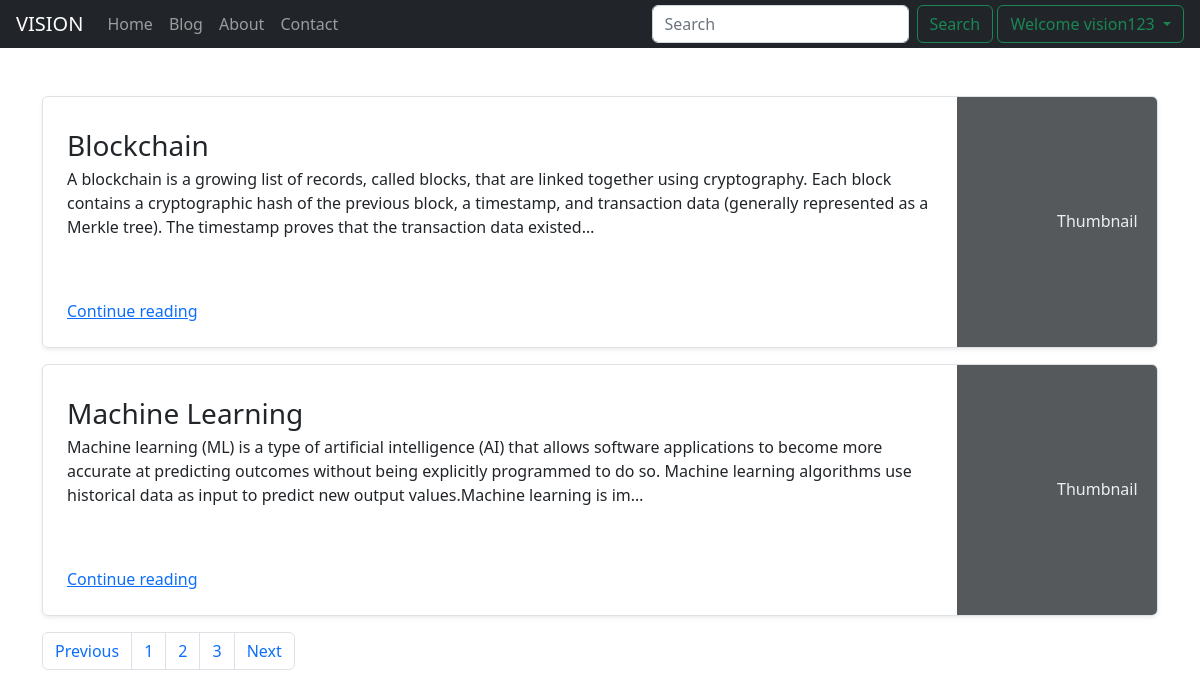
Screenshot of /blog/ (signed in) with the database file from the repository.
### blog/models.py (models this page shows, shortened)
class Postblog(models.Model):
    sno=models.AutoField(primary_key=True)
    title=models.CharField(max_length=50)
    author=models.CharField(max_length=13)
    content=models.TextField()
    slug=models.CharField(max_length=130)
    timeStamp= models.DateTimeField(blank=True)

### blog/views.py (the view)
# urls.py: path('', views.blogHome, name='blogHome'),
def blogHome(request):
    allPosts=Postblog.objects.all()
    context={'allPosts':allPosts}
    return render(request,"blog/blogHome.html",context)

### templates/blog/blogHome.html (shortened to what this page needs)
{% extends 'base.html' %}
{%block blogactive%} active {%endblock blogactive%}
{% block body %}
<div class="container my-5 ">
  {% for post in allPosts %}
  <div class="row mb-6 ">
    <div class="col-md-16">
      <div class="row g-0 border rounded overflow-hidden flex-md-row mb-3 shadow-sm h-md-150 position-relative">
        <div class="col p-4 d-flex flex-column position-static">
          <h3 class="mb-0">{{post.title}}</h3>
          <p class="card-text mb-auto">{{post.content|truncatechars:300}}</p>
          <a href="{{post.slug}}" class="stretched-link">Continue reading</a>
        </div>
        <div class="col-auto d-none d-lg-block">
          <svg class="bd-placeholder-img" width="200" height="250" xmlns="http://www.w3.org/2000/svg" role="img" aria-label="Placeholder: Thumbnail" preserveAspectRatio="xMidYMid slice" focusable="false"><title>Placeholder</title><rect width="100%" height="100%" fill="#55595c"></rect><text x="50%" y="50%" fill="#eceeef" dy=".3em">Thumbnail</text></svg>
        </div>
      </div>
    </div>
  </div>
  {% endfor %}
  <nav aria-label="Page navigation example">  <ul class="pagination">
      <li class="page-item"><a class="page-link" href="#">Previous</a></li>
      <li class="page-item"><a class="page-link" href="#">1</a></li>
      <li class="page-item"><a class="page-link" href="#">2</a></li>
      <li class="page-item"><a class="page-link" href="#">3</a></li>
      <li class="page-item"><a class="page-link" href="#">Next</a></li>
    </ul>
  </nav>
  {% endblock body %}

### templates/base.html (shortened to what this page needs)
<!doctype html>
<html lang="en">
  <head>
    <link href="https://cdn.jsdelivr.net/npm/bootstrap@5.2.0-beta1/dist/css/bootstrap.min.css" rel="stylesheet">
  </head>
  <body>
    <nav class="navbar navbar-expand-lg navbar-dark bg-dark p-1">
        <div class="container-fluid">
          <a class="navbar-brand" href="/">VISION</a>
          <div class="collapse navbar-collapse" id="navbarSupportedContent">
            <ul class="navbar-nav me-auto mb-2 mb-lg-0">
              <li class="nav-item{%block homeactive%}{%endblock homeactive%}">
                <a class="nav-link" aria-current="page" href="/home">Home</a>
              </li>
              <li class="nav-item {%block blogactive%}{%endblock blogactive%}">
                <a class="nav-link" href="/blog">Blog</a>
              <li class="nav-item {%block aboutactive%}{%endblock aboutactive%} ">
                <a class="nav-link " href="/about">About</a>
              </li>
              <li class="nav-item {%block contactactive%}{%endblock contactactive%}">
                <a class="nav-link " href="/contact">Contact</a>
            </ul>
            <form method="get" action="/search" class="d-flex" role="search">
              <input name="search" id="search" class="form-control me-2" type="search" placeholder="Search" aria-label="Search">
              <button class="btn btn-outline-success mr-3" type="submit">Search</button>
            </form>
            {%if user.is_authenticated%}:
            <div class="dropdown ">
              <a class="btn btn-outline-success mr-3 dropdown-toggle" href="#" role="button" id="dropdownMenuLink" data-bs-toggle="dropdown" aria-expanded="false">Welcome
              {{request.user}}
              </a>
            </div>
{%endif%}
          </div>
        </div>
      </nav>
      {% block body %}{% endblock body %}
  </body>
</html>

### rows the page displays
Postblog: title "Blockchain", content "A blockchain is a growing list of records, called blocks, that are linked together using cryptography. Each block contains a cryptographic hash of the previous block, a timestamp, and transaction data (generally represented as a Merkle tree). The timestamp proves that the transaction data existed…"
Postblog: title "Machine Learning", content "Machine learning (ML) is a type of artificial intelligence (AI) that allows software applications to become more accurate at predicting outcomes without being explicitly programmed to do so. Machine learning algorithms use historical data as input to predict new output values.Machine learning is im…"

### other values shown
{{ request.user }} "vision123"
